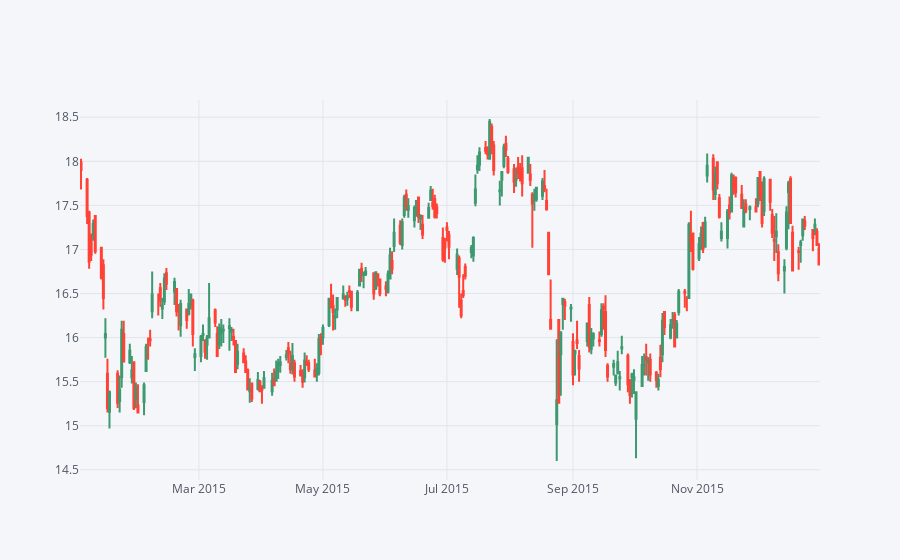

Notebook code cell kept with this figure:
### Code cell
##Bank of America (BAC)
##CitiGroup (C)
##Goldman Sachs (GS)
##JPMorgan Chase (JPM)
##Morgan Stanley (MS)
##Wells Fargo (WFC)

bank_stocks['BAC'].loc['2015-01-01':'2016-01-01'].iplot(kind='candle')

### Figure 1 — Plotly figure (JSON) as saved in the notebook; plotly's stock layout.template omitted (floating-point values rounded to 4 significant figures; data arrays with more than 128 entries replaced by an {"elided": "..."} marker saying what was removed)
{"data": [{"close": {"elided": "252 float values"}, "high": {"elided": "252 float values"}, "low": {"elided": "252 float values"}, "open": {"elided": "252 float values"}, "showlegend": false, "type": "candlestick", "x": {"elided": "252 str values"}, "yaxis": "y2"}], "layout": {"legend": {"bgcolor": "#F5F6F9", "font": {"color": "#4D5663"}}, "paper_bgcolor": "#F5F6F9", "plot_bgcolor": "#F5F6F9", "title": {"font": {"color": "#4D5663"}}, "xaxis": {"gridcolor": "#E1E5ED", "rangeslider": {"visible": false}, "showgrid": true, "tickfont": {"color": "#4D5663"}, "title": {"font": {"color": "#4D5663"}, "text": ""}, "zerolinecolor": "#E1E5ED"}, "yaxis": {"gridcolor": "#E1E5ED", "showgrid": true, "showticklabels": false, "tickfont": {"color": "#4D5663"}, "title": {"font": {"color": "#4D5663"}, "text": ""}, "zerolinecolor": "#E1E5ED"}, "yaxis2": {"gridcolor": "#E1E5ED", "showgrid": true, "tickfont": {"color": "#4D5663"}, "title": {"font": {"color": "#4D5663"}, "text": ""}, "zerolinecolor": "#E1E5ED"}}}
